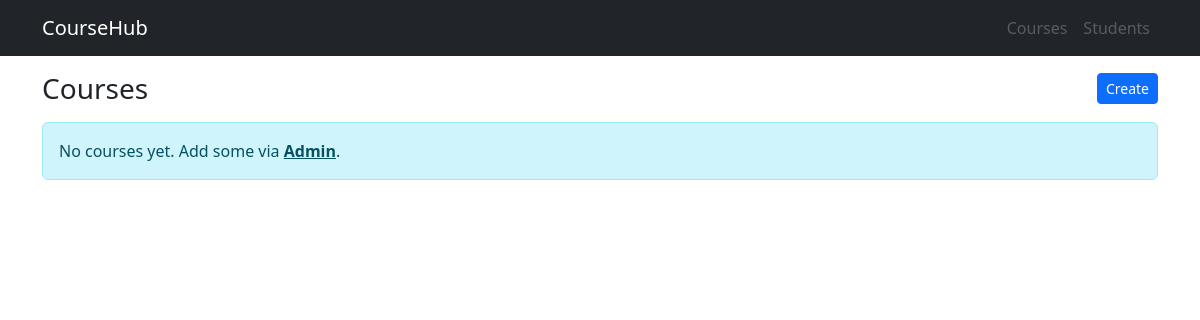
The app's page /courses/, older data.
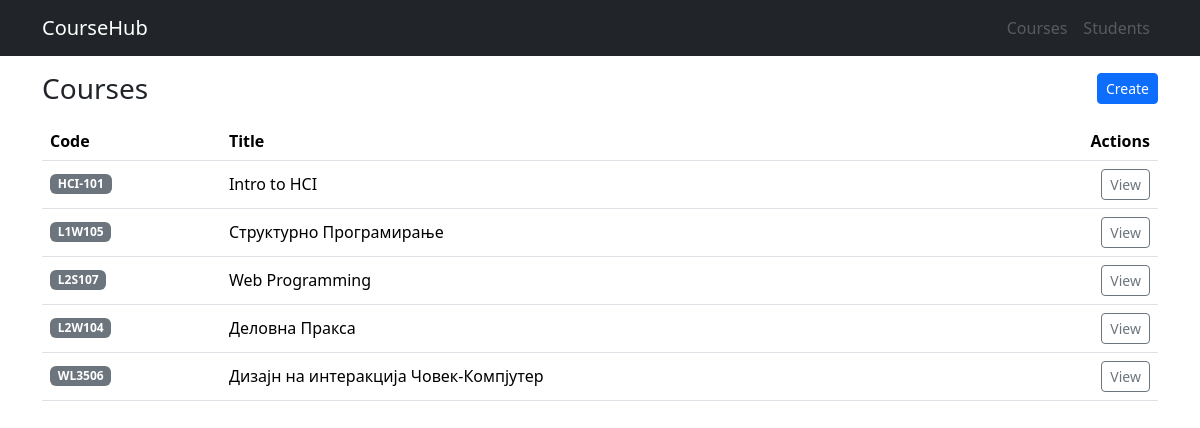
The same page, newer data.
### core/models.py (models this page shows, shortened)
class Course(models.Model):
    title = models.CharField(max_length=200)
    code = models.CharField(max_length=20, unique=True)

### core/views.py (the view)
# urls.py: path('courses/', views.course_list, name='course_list'),
def course_list(request):
    courses = Course.objects.order_by('code')
    return render(request, 'core/courses_list.html', {'courses': courses})

### templates/core/courses_list.html (shortened to what this page needs)
{% extends "base.html" %}
{% block content %}
  <div class="d-flex justify-content-between align-items-center mb-3">
    <h1 class="h3 mb-0">Courses</h1>
    <a class="btn btn-sm btn-primary" href="{% url 'course_create' %}">Create</a>
  </div>
  {% if courses %}
    <div class="table-responsive">
      <table class="table table-hover align-middle">
        <thead>
          <tr>
            <th scope="col">Code</th>
            <th scope="col">Title</th>
            <th scope="col" class="text-end">Actions</th>
          </tr>
        </thead>
        <tbody>
          {% for c in courses %}
          <tr>
            <td><span class="badge text-bg-secondary">{{ c.code }}</span></td>
            <td>{{ c.title }}</td>
            <td class="text-end">
              <a class="btn btn-sm btn-outline-secondary" href="{% url 'course_detail' c.pk %}">
                View
              </a>
            </td>
          </tr>
          {% endfor %}
        </tbody>
      </table>
    </div>
  {% else %}
    <div class="alert alert-info" role="alert">
      No courses yet. Add some via <a href="/admin/" class="alert-link">Admin</a>.
    </div>
  {% endif %}
{% endblock %}

### templates/base.html (shortened to what this page needs)
{% load static %}
<html lang="en">
<head>
    <link
      href="https://cdn.jsdelivr.net/npm/bootstrap@5.3.3/dist/css/bootstrap.min.css"
      rel="stylesheet"
>
    <link rel="stylesheet" href="{% static 'css/app.css' %}">
</head>
<body>
    <nav class="navbar navbar-expand-lg navbar-dark bg-dark mb-3">
      <div class="container">
        <a class="navbar-brand" href="{% url 'home' %}">CourseHub</a>
        <div id="mainNav" class="collapse navbar-collapse">
          <ul class="navbar-nav ms-auto">
            <li class="nav-item"><a class="nav-link disabled">Courses</a></li>
            <li class="nav-item"><a class="nav-link disabled">Students</a></li>
          </ul>
        </div>
      </div>
    </nav>
    <main class="container">
      {% block content %}
      {% endblock %}
    </main>
</body>
</html>

### static/css/app.css (style rules this page uses)
body { scroll-behavior: smooth; }

Row changes from the older to the newer data that the page shows:
added Course: code "HCI-101", title "Intro to HCI"
added Course: code "L1W105", title "Структурно Програмирање"
added Course: code "L2S107", title "Web Programming"
added Course: code "L2W104", title "Деловна Пракса"
added Course: code "WL3506", title "Дизајн на интеракција Човек-Компјутер"
Text that changed along with them:
text no longer shown: "No courses yet. Add some via Admin ."
text now shown: "Code Title Actions"
